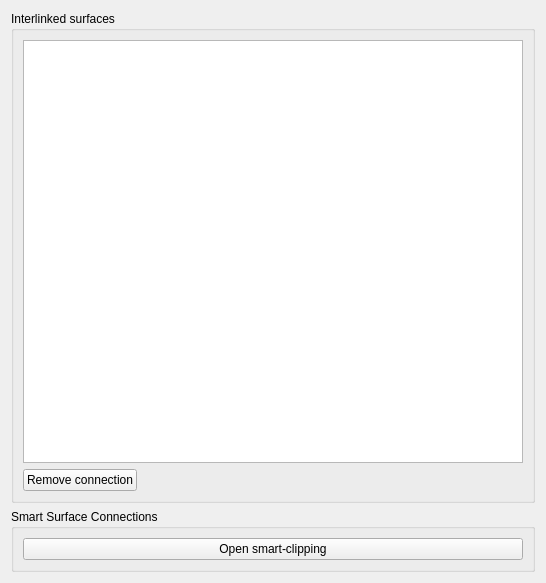
<?xml version="1.0" encoding="UTF-8"?>
<ui version="4.0">
 <class>SVPropBuildingSurfaceConnectionWidget</class>
 <widget class="QWidget" name="SVPropBuildingSurfaceConnectionWidget">
  <property name="geometry">
   <rect>
    <x>0</x>
    <y>0</y>
    <width>546</width>
    <height>583</height>
   </rect>
  </property>
  <property name="windowTitle">
   <string>Form</string>
  </property>
  <layout class="QVBoxLayout" name="verticalLayoutMain">
   <item>
    <widget class="QGroupBox" name="groupBoxInterlinkedSurfaces">
     <property name="title">
      <string>Interlinked surfaces</string>
     </property>
     <layout class="QGridLayout" name="gridLayout_13">
      <item row="1" column="0">
       <widget class="QPushButton" name="pushButtonRemoveComponentInstance">
        <property name="text">
         <string>Remove connection</string>
        </property>
        <property name="iconSize">
         <size>
          <width>24</width>
          <height>24</height>
         </size>
        </property>
       </widget>
      </item>
      <item row="1" column="1">
       <spacer name="horizontalSpacer_11">
        <property name="orientation">
         <enum>Qt::Horizontal</enum>
        </property>
        <property name="sizeHint" stdset="0">
         <size>
          <width>280</width>
          <height>20</height>
         </size>
        </property>
       </spacer>
      </item>
      <item row="0" column="0" colspan="2">
       <widget class="QTableWidget" name="tableWidgetInterlinkedSurfaces"/>
      </item>
     </layout>
    </widget>
   </item>
   <item>
    <widget class="QGroupBox" name="groupBox">
     <property name="title">
      <string>Smart Surface Connections</string>
     </property>
     <layout class="QVBoxLayout" name="verticalLayout">
      <item>
       <widget class="QPushButton" name="pushButtonSmartClipping">
        <property name="text">
         <string>Open smart-clipping</string>
        </property>
       </widget>
      </item>
     </layout>
    </widget>
   </item>
  </layout>
 </widget>
 <resources/>
 <connections/>
</ui>
